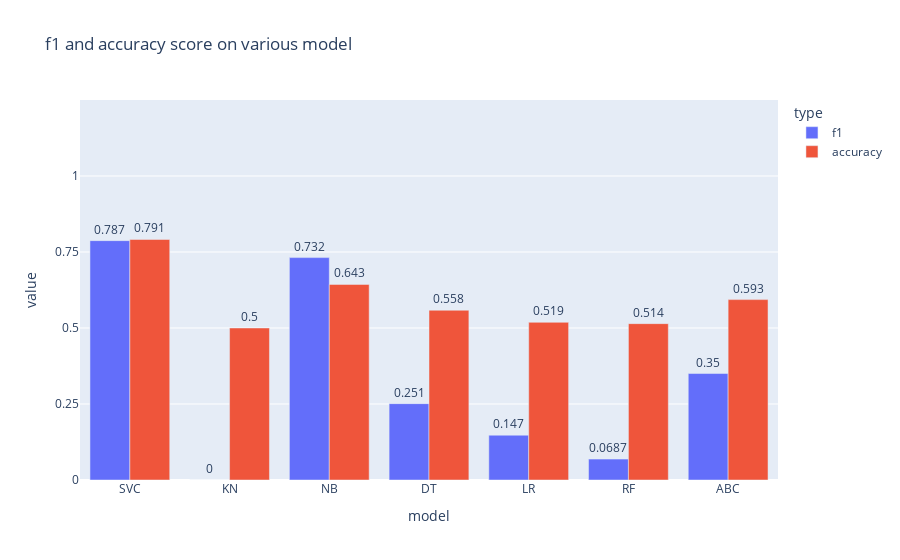
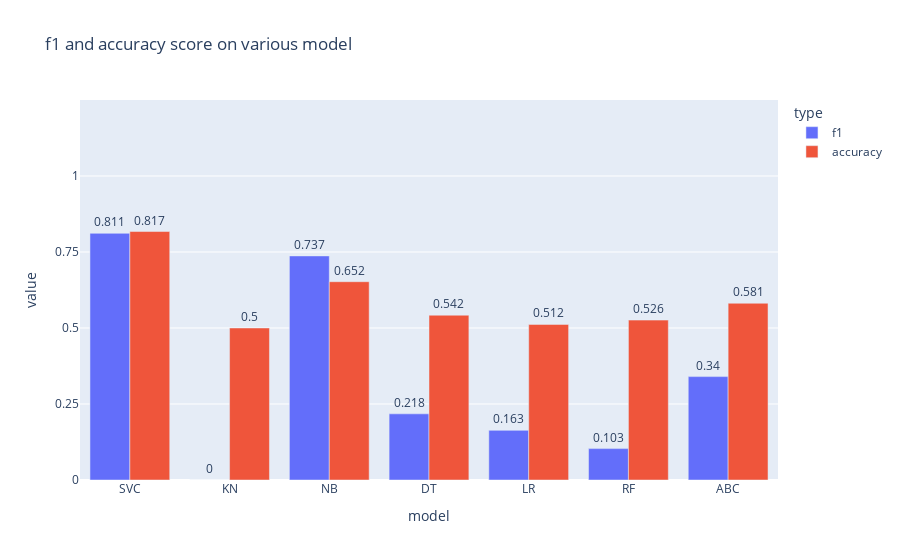
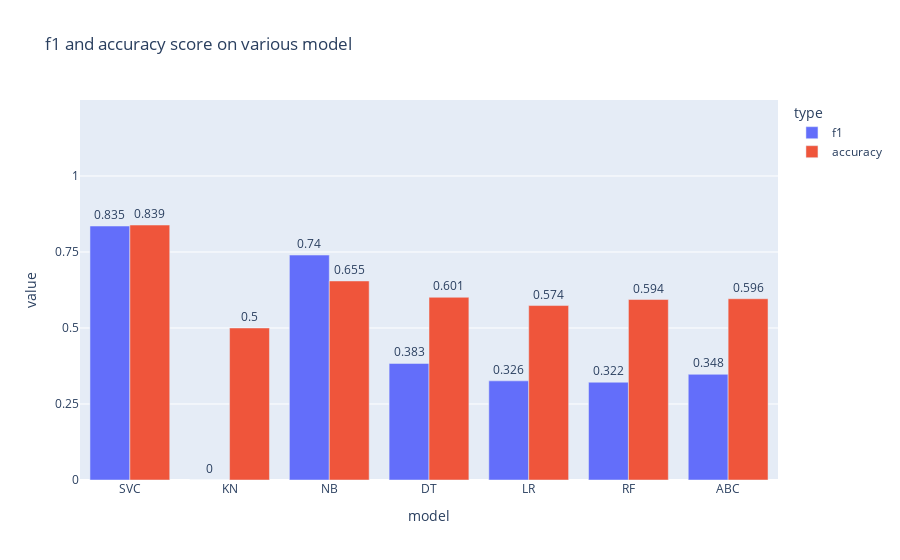
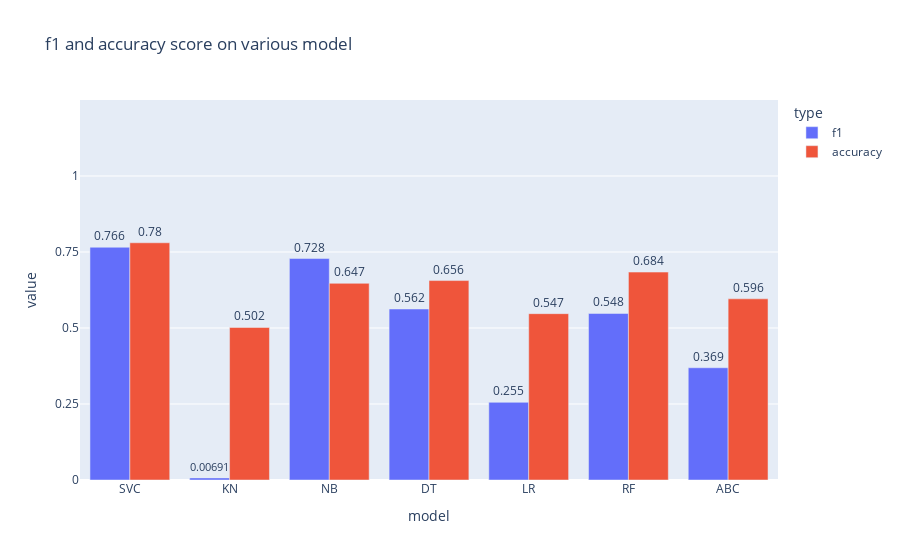

These figures' notebook cell, in order:
### Markdown cell above
main('over', [4025, 4050, 4075, 4100, 4125, 4150,4175], df_eda, 'bow') # with bag of words

### Code cell
main('over', [4025, 4050, 4075, 4100, 4125, 4150,4175], df_eda)

### Figure 1 — Plotly figure (JSON) as saved in the notebook; plotly's stock layout.template omitted (floating-point values rounded to 4 significant figures)
{"data": [{"alignmentgroup": "True", "cliponaxis": false, "hovertemplate": "type=f1<br>model=%{x}<br>value=%{y}<extra></extra>", "legendgroup": "f1", "marker": {"color": "#636efa", "pattern": {"shape": ""}}, "name": "f1", "offsetgroup": "f1", "orientation": "v", "showlegend": true, "textangle": 0, "textfont": {"size": 12}, "textposition": "outside", "texttemplate": "%{y:.3}", "type": "bar", "x": ["SVC", "KN", "NB", "DT", "LR", "RF", "ABC"], "xaxis": "x", "y": [0.7874, 0, 0.7316, 0.2512, 0.1474, 0.06868, 0.3503], "yaxis": "y"}, {"alignmentgroup": "True", "cliponaxis": false, "hovertemplate": "type=accuracy<br>model=%{x}<br>value=%{y}<extra></extra>", "legendgroup": "accuracy", "marker": {"color": "#EF553B", "pattern": {"shape": ""}}, "name": "accuracy", "offsetgroup": "accuracy", "orientation": "v", "showlegend": true, "textangle": 0, "textfont": {"size": 12}, "textposition": "outside", "texttemplate": "%{y:.3}", "type": "bar", "x": ["SVC", "KN", "NB", "DT", "LR", "RF", "ABC"], "xaxis": "x", "y": [0.7912, 0.5001, 0.6433, 0.5584, 0.5187, 0.5144, 0.5934], "yaxis": "y"}], "layout": {"barmode": "group", "legend": {"title": {"text": "type"}, "tracegroupgap": 0}, "title": {"text": "f1 and accuracy score on various model"}, "xaxis": {"anchor": "y", "domain": [0, 1], "title": {"text": "model"}}, "yaxis": {"anchor": "x", "domain": [0, 1], "range": [0, 1.25], "tickvals": [0, 0.25, 0.5, 0.75, 1], "title": {"text": "value"}}}}

### Figure 2 — Plotly figure (JSON) as saved in the notebook; plotly's stock layout.template omitted (floating-point values rounded to 4 significant figures)
{"data": [{"alignmentgroup": "True", "cliponaxis": false, "hovertemplate": "type=f1<br>model=%{x}<br>value=%{y}<extra></extra>", "legendgroup": "f1", "marker": {"color": "#636efa", "pattern": {"shape": ""}}, "name": "f1", "offsetgroup": "f1", "orientation": "v", "showlegend": true, "textangle": 0, "textfont": {"size": 12}, "textposition": "outside", "texttemplate": "%{y:.3}", "type": "bar", "x": ["SVC", "KN", "NB", "DT", "LR", "RF", "ABC"], "xaxis": "x", "y": [0.8114, 0, 0.7371, 0.2176, 0.1633, 0.1033, 0.3401], "yaxis": "y"}, {"alignmentgroup": "True", "cliponaxis": false, "hovertemplate": "type=accuracy<br>model=%{x}<br>value=%{y}<extra></extra>", "legendgroup": "accuracy", "marker": {"color": "#EF553B", "pattern": {"shape": ""}}, "name": "accuracy", "offsetgroup": "accuracy", "orientation": "v", "showlegend": true, "textangle": 0, "textfont": {"size": 12}, "textposition": "outside", "texttemplate": "%{y:.3}", "type": "bar", "x": ["SVC", "KN", "NB", "DT", "LR", "RF", "ABC"], "xaxis": "x", "y": [0.8173, 0.5001, 0.6523, 0.5421, 0.5118, 0.5259, 0.5814], "yaxis": "y"}], "layout": {"barmode": "group", "legend": {"title": {"text": "type"}, "tracegroupgap": 0}, "title": {"text": "f1 and accuracy score on various model"}, "xaxis": {"anchor": "y", "domain": [0, 1], "title": {"text": "model"}}, "yaxis": {"anchor": "x", "domain": [0, 1], "range": [0, 1.25], "tickvals": [0, 0.25, 0.5, 0.75, 1], "title": {"text": "value"}}}}

### Figure 3 — Plotly figure (JSON) as saved in the notebook; plotly's stock layout.template omitted (floating-point values rounded to 4 significant figures)
{"data": [{"alignmentgroup": "True", "cliponaxis": false, "hovertemplate": "type=f1<br>model=%{x}<br>value=%{y}<extra></extra>", "legendgroup": "f1", "marker": {"color": "#636efa", "pattern": {"shape": ""}}, "name": "f1", "offsetgroup": "f1", "orientation": "v", "showlegend": true, "textangle": 0, "textfont": {"size": 12}, "textposition": "outside", "texttemplate": "%{y:.3}", "type": "bar", "x": ["SVC", "KN", "NB", "DT", "LR", "RF", "ABC"], "xaxis": "x", "y": [0.8354, 0, 0.7399, 0.3834, 0.3261, 0.3216, 0.3476], "yaxis": "y"}, {"alignmentgroup": "True", "cliponaxis": false, "hovertemplate": "type=accuracy<br>model=%{x}<br>value=%{y}<extra></extra>", "legendgroup": "accuracy", "marker": {"color": "#EF553B", "pattern": {"shape": ""}}, "name": "accuracy", "offsetgroup": "accuracy", "orientation": "v", "showlegend": true, "textangle": 0, "textfont": {"size": 12}, "textposition": "outside", "texttemplate": "%{y:.3}", "type": "bar", "x": ["SVC", "KN", "NB", "DT", "LR", "RF", "ABC"], "xaxis": "x", "y": [0.8387, 0.5001, 0.6547, 0.601, 0.5739, 0.5936, 0.5962], "yaxis": "y"}], "layout": {"barmode": "group", "legend": {"title": {"text": "type"}, "tracegroupgap": 0}, "title": {"text": "f1 and accuracy score on various model"}, "xaxis": {"anchor": "y", "domain": [0, 1], "title": {"text": "model"}}, "yaxis": {"anchor": "x", "domain": [0, 1], "range": [0, 1.25], "tickvals": [0, 0.25, 0.5, 0.75, 1], "title": {"text": "value"}}}}

### Figure 4 — Plotly figure (JSON) as saved in the notebook; plotly's stock layout.template omitted (floating-point values rounded to 4 significant figures)
{"data": [{"alignmentgroup": "True", "cliponaxis": false, "hovertemplate": "type=f1<br>model=%{x}<br>value=%{y}<extra></extra>", "legendgroup": "f1", "marker": {"color": "#636efa", "pattern": {"shape": ""}}, "name": "f1", "offsetgroup": "f1", "orientation": "v", "showlegend": true, "textangle": 0, "textfont": {"size": 12}, "textposition": "outside", "texttemplate": "%{y:.3}", "type": "bar", "x": ["SVC", "KN", "NB", "DT", "LR", "RF", "ABC"], "xaxis": "x", "y": [0.7656, 0.006908, 0.7285, 0.5625, 0.2555, 0.5478, 0.3693], "yaxis": "y"}, {"alignmentgroup": "True", "cliponaxis": false, "hovertemplate": "type=accuracy<br>model=%{x}<br>value=%{y}<extra></extra>", "legendgroup": "accuracy", "marker": {"color": "#EF553B", "pattern": {"shape": ""}}, "name": "accuracy", "offsetgroup": "accuracy", "orientation": "v", "showlegend": true, "textangle": 0, "textfont": {"size": 12}, "textposition": "outside", "texttemplate": "%{y:.3}", "type": "bar", "x": ["SVC", "KN", "NB", "DT", "LR", "RF", "ABC"], "xaxis": "x", "y": [0.7804, 0.5018, 0.6469, 0.656, 0.5471, 0.6839, 0.596], "yaxis": "y"}], "layout": {"barmode": "group", "legend": {"title": {"text": "type"}, "tracegroupgap": 0}, "title": {"text": "f1 and accuracy score on various model"}, "xaxis": {"anchor": "y", "domain": [0, 1], "title": {"text": "model"}}, "yaxis": {"anchor": "x", "domain": [0, 1], "range": [0, 1.25], "tickvals": [0, 0.25, 0.5, 0.75, 1], "title": {"text": "value"}}}}
